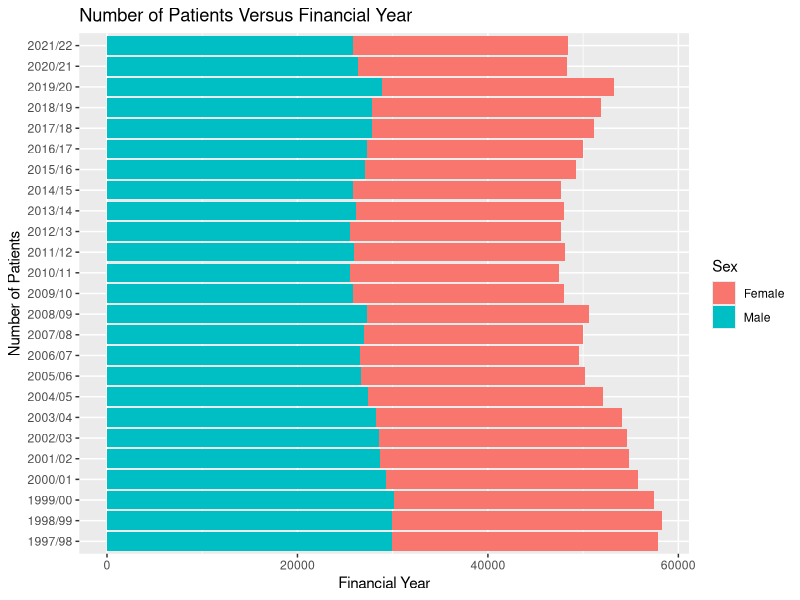
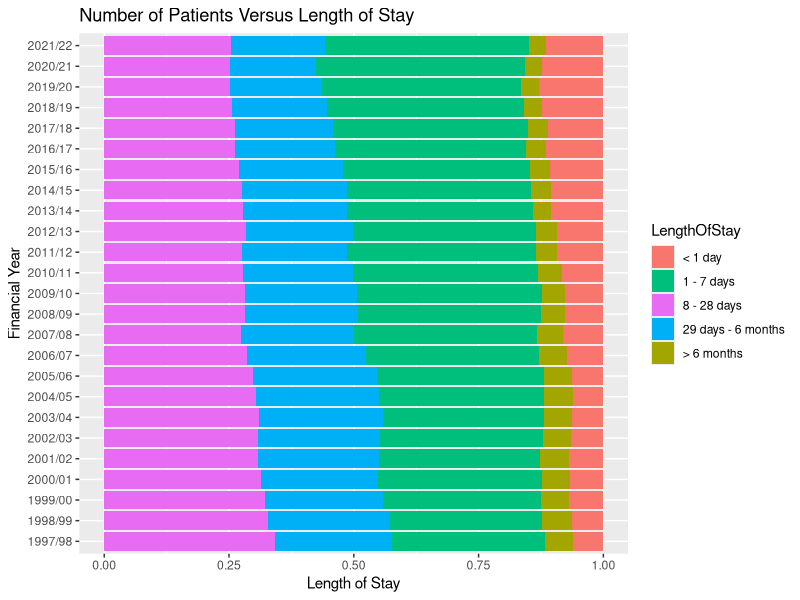
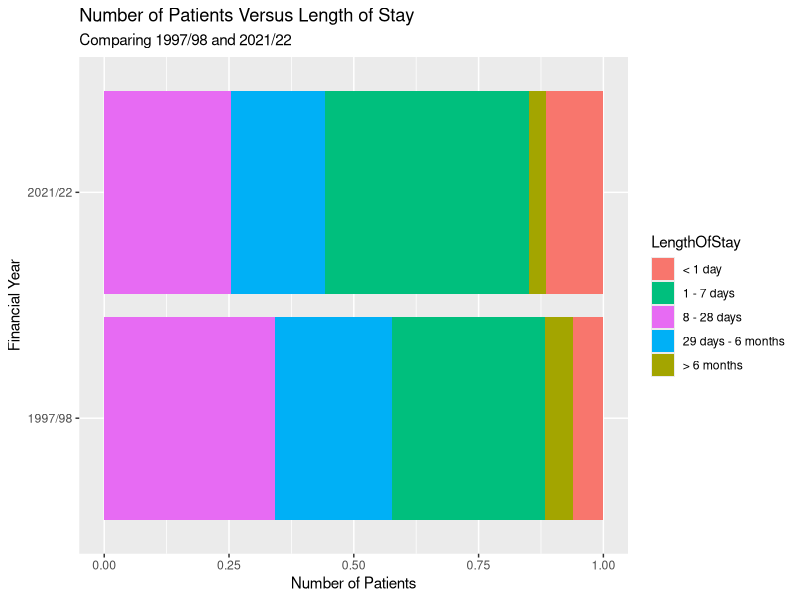
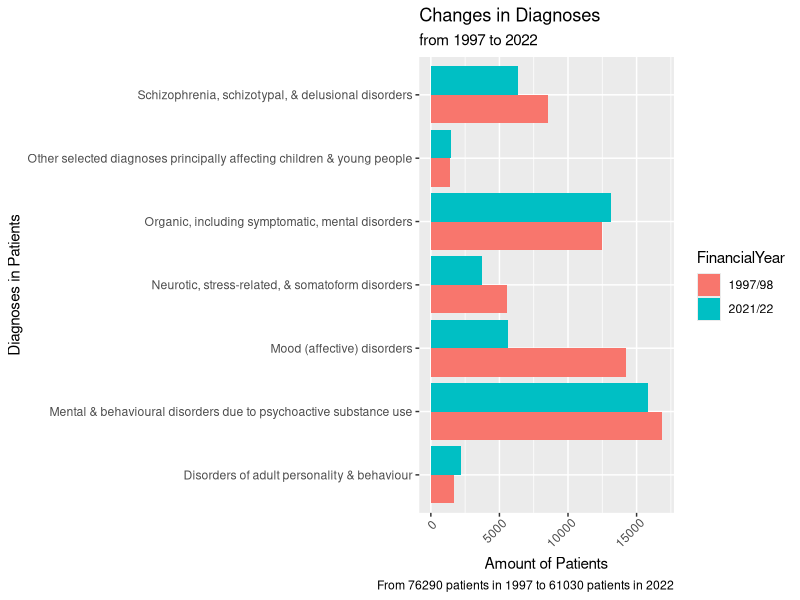
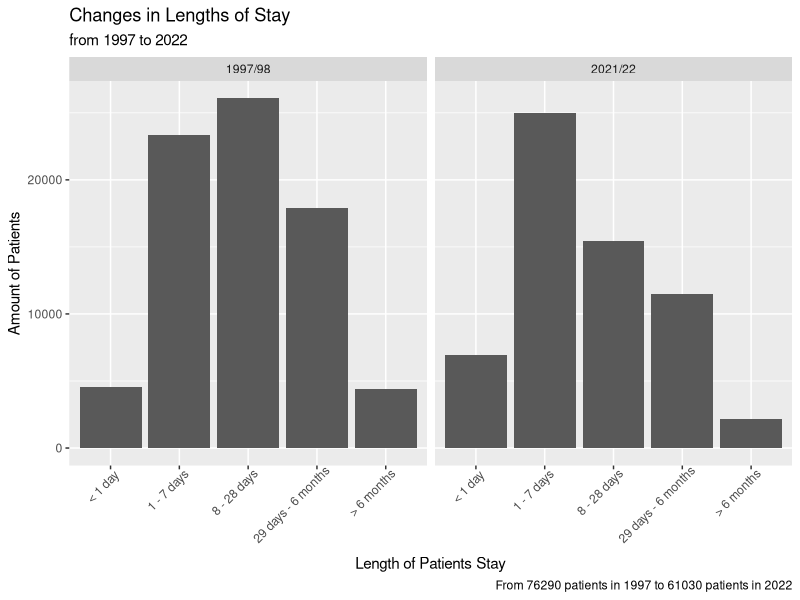
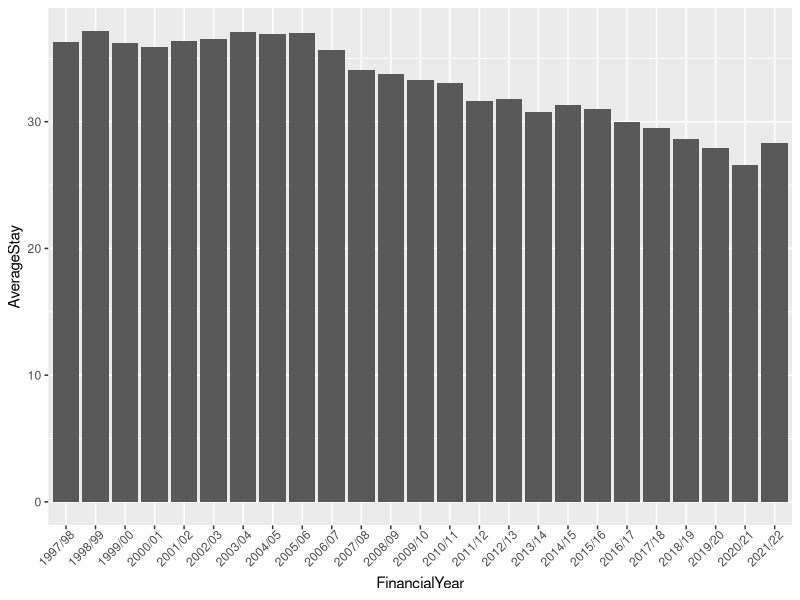

Here is the R script that generated these plots, in order:
## ---- chunk 1
knitr::opts_chunk$set(echo = TRUE)
## ---- chunk 2
library(tidyverse)
# Add any other libraries here



## ---- chunk 3
# Load your data

#ggplot(new_df1,aes(fill=Sex,y=PatientsCount,x=AgeGroup))+geom_bar(position="dodge",stat="identity")

age.sex <- read_csv("data/mental-health-inpatient-activity-age-sex.csv")
length.of.stay <- read_csv("data/mental-health-inpatient-activity-length-of-stay.csv")
diagnosis <- read_csv("data/mental-health-inpatient-activity-diagnosis-trend.csv")

#Bar chart for number of patients vs. financial year
age.sex %>% 
  filter(HBR == "S92000003") %>%
  group_by(FinancialYear, Sex) %>%
  summarise(amount = sum(PatientsCount)) %>%
  ggplot(aes(y = FinancialYear, 
             x = amount, 
             fill = Sex)) +
  geom_col() +
  labs(x = "Financial Year",
       y = "Number of Patients",
       title = "Number of Patients Versus Financial Year")

#Bar chart for number of patients vs. length of stay
length.of.stay %>% 
  filter(HBT == "S92000003") %>%
  group_by(FinancialYear, LengthOfStay) %>%
  summarise(amount = sum(NumberOfStays)) %>%
  ggplot(aes(y = FinancialYear,
             x = amount, 
             fill = LengthOfStay)) +
  geom_col(position = "fill") +
  labs(x = "Length of Stay",
       y = "Financial Year",
       title = "Number of Patients Versus Length of Stay") +
  scale_fill_discrete(breaks = c('< 1 day', 
                                 '1 - 7 days',
                                 '8 - 28 days',
                                 '29 days - 6 months',
                                 '> 6 months'))

#Comparing length of stay for patients in 1997/98 and 2021/22
length.of.stay %>%
  filter(HBT == "S92000003",
         FinancialYear == "1997/98" | 
           FinancialYear == "2021/22") %>%
  group_by(FinancialYear, LengthOfStay) %>%
  summarise(amount = sum(NumberOfStays)) %>%
  ggplot(aes(y = FinancialYear,
             x = amount, 
             fill = LengthOfStay)) +
  geom_col(position = "fill") +
  labs(x = "Number of Patients",
       y = "Financial Year",
       title = "Number of Patients Versus Length of Stay",
       subtitle = "Comparing 1997/98 and 2021/22") +
  scale_fill_discrete(breaks = c('< 1 day', 
                                 '1 - 7 days',
                                 '8 - 28 days',
                                 '29 days - 6 months',
                                 '> 6 months'))
#If someone knows how to reorder the lengthofstay ^^

#mutating diagnosis to contain a column with the types of diagnosis based on the code
diagnosis <- diagnosis %>% mutate(
              DiagnosisName = case_when(
                ICD10Codes == "F00 - F09 or Chapter G and second position F00" ~ "Organic, including symptomatic, mental disorders",
                ICD10Codes == "F10 - F19" ~ "Mental & behavioural disorders due to psychoactive substance use",
                ICD10Codes == "F20 - F29" ~ "Schizophrenia, schizotypal, & delusional disorders",
                ICD10Codes == "F30 - F39" ~ "Mood (affective) disorders",
                ICD10Codes == "F40 - F49" ~ "Neurotic, stress-related, & somatoform disorders",
                ICD10Codes == "F60 - F69" ~ "Disorders of adult personality & behaviour",
                ICD10Codes == "F50 - F59, F70 - F99" ~ "Other selected diagnoses principally affecting children & young people"
               )
              )

#quick graph of diagnosis against financial year
diagnosis %>% filter(HBT == "S92000003",
                     FinancialYear == "1997/98" | 
           FinancialYear == "2021/22") %>%
              group_by(FinancialYear, DiagnosisName) %>%
              summarise(amount = sum(PatientsCount)) %>%
              ggplot(aes(x = amount, y = DiagnosisName, fill = FinancialYear)) +
              theme(axis.text.x=element_text(angle=45, hjust=0.9)) +
              geom_bar(position = "dodge", stat = "identity") +
              labs(y = "Diagnoses in Patients", 
                        x = "Amount of Patients", 
                        title = "Changes in Diagnoses", 
                        subtitle = "from 1997 to 2022",
                        caption = "From 76290 patients in 1997 to 61030 patients in 2022",
                        legend = "Financial Year"
                        )

#bar chart for 1997/87 and 2021/22 based on length of stay and amount of patients
length.of.stay %>% filter(HBT == "S92000003",
                       FinancialYear == "1997/98" | 
                       FinancialYear == "2021/22") %>%
                   group_by(FinancialYear, LengthOfStay) %>%
                   summarise(Amount = sum(NumberOfStays)) %>%
                   mutate(
                     Order = case_when(
                       LengthOfStay == "< 1 day" ~ 1,
                       LengthOfStay == "1 - 7 days" ~ 2,
                       LengthOfStay == "8 - 28 days" ~ 3,
                       LengthOfStay == "29 days - 6 months" ~ 4,
                       LengthOfStay == "> 6 months" ~ 5
                     )
                   ) %>%
                   ggplot(aes(x = reorder(LengthOfStay, +Order), y = Amount)) +
                   facet_wrap(vars(FinancialYear)) +
                   geom_bar(position = "dodge", stat = "identity") +
                   theme(axis.text.x=element_text(angle=45, hjust=0.9)) +
                   labs(x = "Length of Patients Stay", 
                        y = "Amount of Patients", 
                        title = "Changes in Lengths of Stay", 
                        subtitle = "from 1997 to 2022",
                        caption = "From 76290 patients in 1997 to 61030 patients in 2022"
                        )

#calculating average length of stay for each year (decreasing trend)
length.of.stay %>% filter(HBT == "S92000003",) %>%
                   group_by(FinancialYear, LengthOfStay) %>%
                   summarise(Amount = sum(NumberOfStays)) %>%
                   mutate(
                     Midpoint = case_when(
                         LengthOfStay == "< 1 day" ~ 0.5,
                         LengthOfStay == "1 - 7 days" ~ 4,
                         LengthOfStay == "8 - 28 days" ~ 18,
                         LengthOfStay == "29 days - 6 months" ~ 98.5,
                         LengthOfStay == "> 6 months" ~ 100 
                      ),
                     TotalStays = Midpoint * Amount
                   ) %>%
                   group_by(FinancialYear) %>%
                   summarise(TotalStaysYearly = sum(TotalStays), TotalAmount = sum(Amount)) %>%
                   mutate(
                     AverageStay = TotalStaysYearly / TotalAmount
                   ) %>%
                   ggplot(aes(y = AverageStay, x = FinancialYear)) +
                   geom_col() +
                   theme(axis.text.x=element_text(angle=45, hjust=0.9))
                
